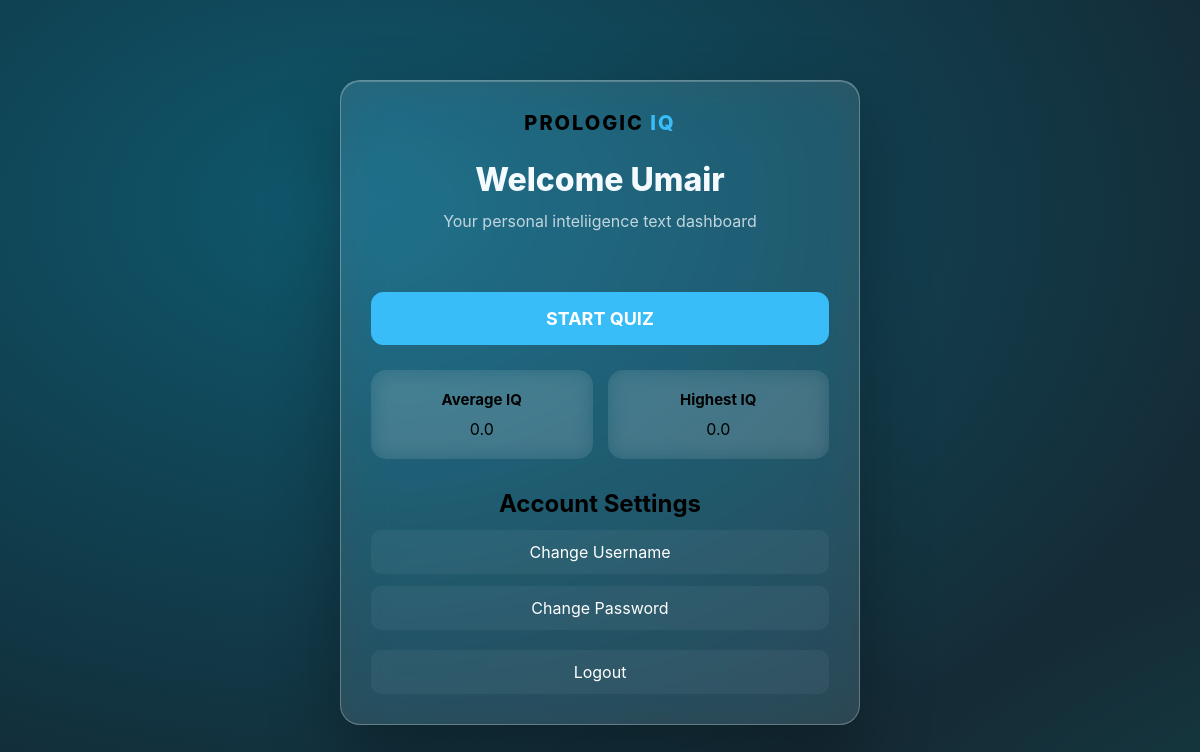
The page /dashboard (signed in) on the database as committed earlier.
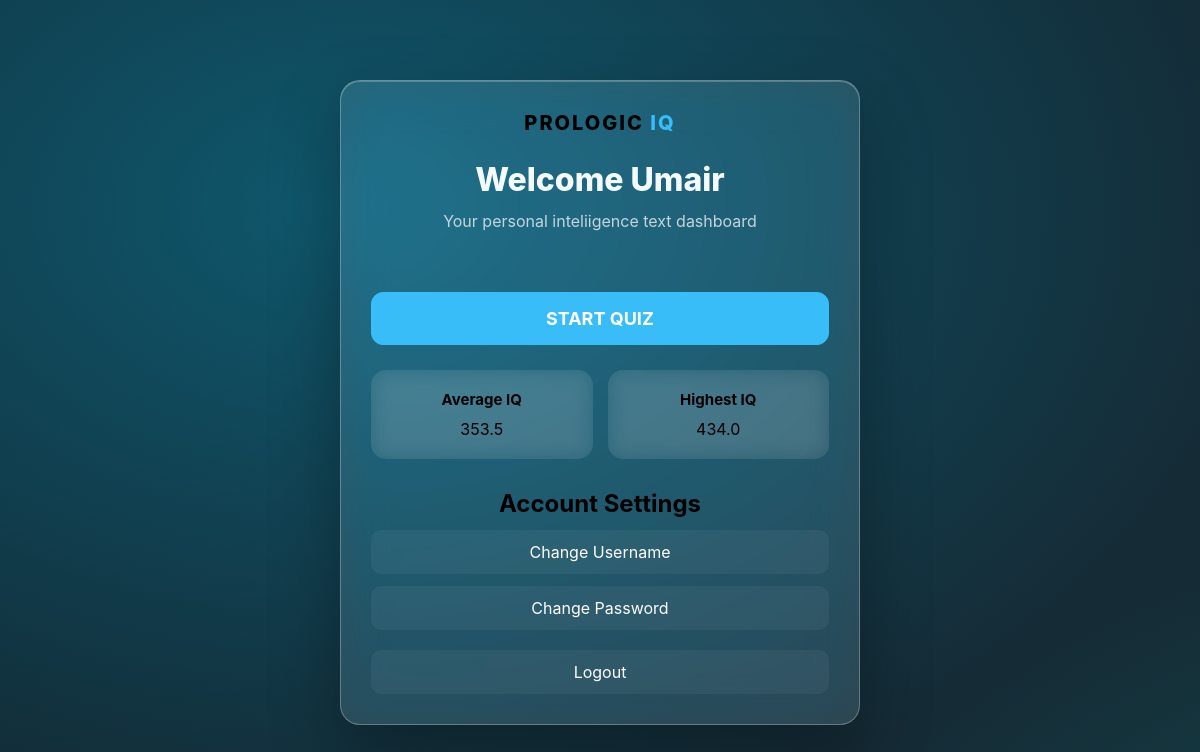
The same page on the database as committed later.
### tables this page shows
CREATE TABLE users (
            id INTEGER PRIMARY KEY AUTOINCREMENT,
            username TEXT UNIQUE NOT NULL,
            password_hash TEXT NOT NULL,
            average_iq REAL DEFAULT 0,
            highest_iq REAL DEFAULT 0
        );

### app.py (the view)
@app.route("/dashboard")
def dashboard():
    if "user_id" not in session:
        return redirect(url_for("login"))
    user_id = session["user_id"]
    conn = get_db()
    user = conn.execute(
        "SELECT * FROM users WHERE id = ?", (user_id,)
    ).fetchone()
    conn.close()
    return render_template("dashboard.html", user=user)

### app.py (called while the page is built)
def get_db():
    conn = sqlite3.connect(DATABASE)
    conn.row_factory = sqlite3.Row
    return conn

### templates/dashboard.html (shortened to what this page needs)
<!DOCTYPE html>
<html lang="en">
<head>
    <link rel="stylesheet" href="{{ url_for('static', filename='style.css') }}">
</head>
<body>
    <div class="container">
        <div class="brand">
            <span class="brand">PROLOGIC</span>
            <span class="brand-highlight">IQ</span>
        </div>
        <h1>Welcome {{ user["username"] }}</h1>
        <p>Your personal inteliigence text dashboard</p>
        <div class="dashboard-section">
            <a href="{{ url_for('quiz') }}" class="dashboard-button">START QUIZ</a>
        </div>
        <div class="stats">
            <div class="stat-card">
                <h3>Average IQ</h3>
                <div clas="stat-value">
                    {{ user["average_iq"] }}
                </div>
            </div>
            <div class="stat-card">
                <h3>Highest IQ</h3>
                <div class="stat-vlaue">
                    {{ user["highest_iq"]}}
                </div>
            </div>
        </div>
        <div class="dashbard-section">
            <h2>Account Settings</h2>
            <a href="{{ url_for('change_username') }}" class="settings-button">Change Username</a>
            <a href="{{ url_for('change_password') }}" class="settings-button">Change Password</a>
            <a href="{{ url_for('logout') }}" class="settings-button logout-button">Logout</a>
        </div>
    </div>
</body>
</html>

### static/style.css (style rules this page uses)
:root { --primary: #38bdf8; --secondary: #a5f3fc; --bg-gradient: radial-gradient(ellipse at 18% 16%, rgba(14, 116, 144, 0.62), transparent 42%), radial-gradient(ellipse at 82% 85%, rgba(13, 148, 136, 0.38), transparent 38%), linear-gradient(135deg, #102a35 0%, #152b36 52%, #182a31 100%); --glass: rgba(255, 255, 255, 0.12); --glass-highlight: rgba(255, 255, 255, 0.2); --glass-border: rgba(255, 255, 255, 0.28); --text-dark: #f4fbff; --text-light: #c1d6df; --success: #22c55e; --error: #ef4444; }
* { margin: 0; padding: 0; box-sizing: border-box; font-family: 'Inter', system-ui, sans-serif; }
body { background: var(--bg-gradient); background-attachment: fixed; background-size: 160% 160%; animation: gradientDrift 28s ease-in-out infinite alternate; min-height: 100vh; display: flex; justify-content: center; align-items: center; padding: 20px; }
.container { width: 100%; max-width: 550px; background: var(--glass); border: 1px solid var(--glass-border); padding: 2.5rem; border-radius: 20px; box-shadow: 0 28px 70px rgba(0, 0, 0, 0.32), inset 0 1px 0 rgba(255, 255, 255, 0.22); -webkit-backdrop-filter: blur(24px) saturate(145%); backdrop-filter: blur(24px) saturate(145%); text-align: center; min-height: 450px; display: flex; flex-direction: column; justify-content: center; transition: all 0.3s ease; }
h1 { color: var(--text-dark); margin-bottom: 0.5rem; font-size: 2rem; font-weight: 800; }
p { color: var(--text-light); margin-bottom: 2rem; font-size: 1rem; }
.brand { font-size: 20px; font-weight: 800; letter-spacing: 2px; margin-bottom: 25px; }
.brand-highlight { color: var(--primary); }
.stats { margin-bottom: 30px; }
.stat-card { text-align: center; transition: 0.25s ease; }
.dashboard-section { margin-top: 25px; }
.dashboard-button { display: inline-block; width: 100%; padding: 15px 20px; box-sizing: border-box; text-decoration: none; text-align: center; color: white; background: var(--primary); border: 1px solid var(--primary); border-radius: 12px; font-size: 18px; font-weight: bold; cursor: pointer; transition: 0.25s ease; }
.stats { display: grid; grid-template-columns: 1fr 1fr; gap: 15px; margin-top: 25px; }
.stat-card { padding: 20px; background: rgba(255, 255, 255, 0.05); border: 1px solid var(--border); border-radius: 15px; backdrop-filter: blur(10px); }
.stat-card h3 { margin-top: 0; margin-bottom: 10px; font-size: 15px; }
.settings-button { display: block; margin-top: 12px; padding: 12px 15px; color: white; text-decoration: none; background: rgba(255, 255, 255, 0.05); border: 1px solid var(--border); border-radius: 10px; transition: 0.25s ease; }
.logout-button { margin-top: 20px; }
.container { max-width: 520px; margin: 60px auto; padding: 30px; box-sizing: border-box; }
h1 { margin-bottom: 10px; }
p { line-height: 1.6; }
a { transition: 0.25s ease; }

Rows that differ between the two databases and show on the page:
changed users "Umair": average_iq "0.0" → "353.5"; highest_iq "0.0" → "434.0"
